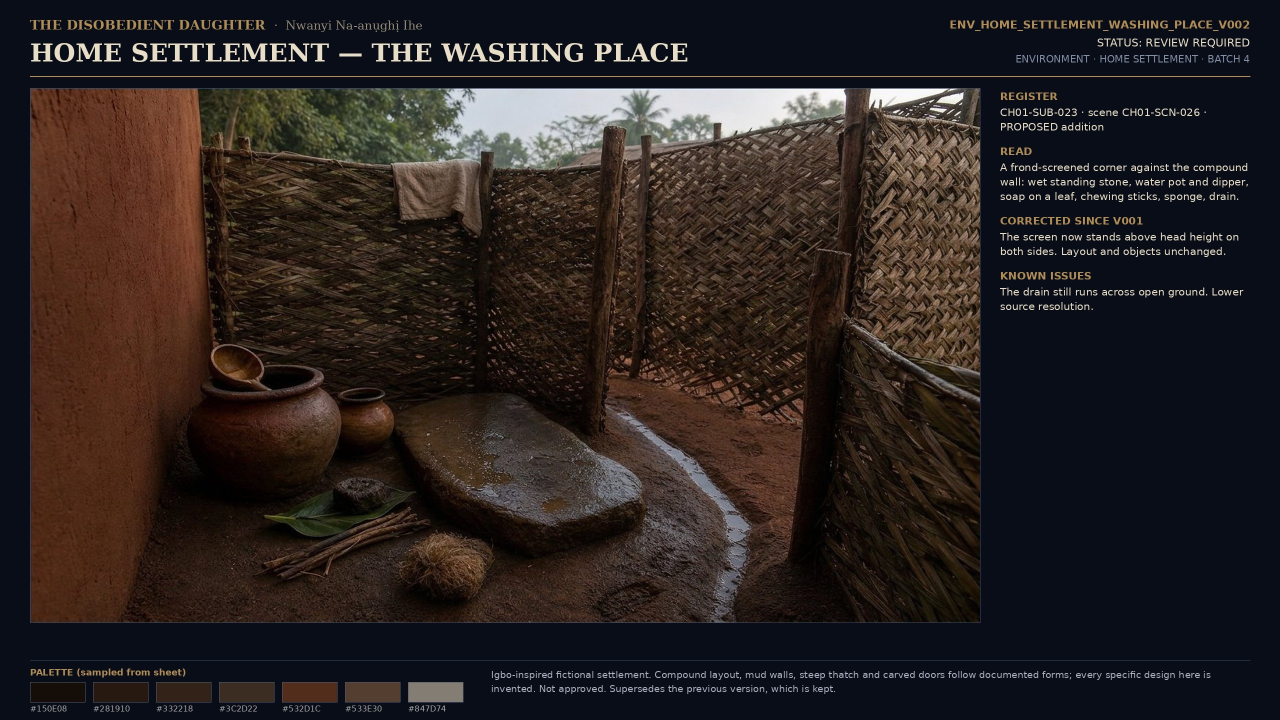
#> input picture STAGING_B1_2026-11-17/masters/ENV_HOME_SETTLEMENT_WASHING_PLACE_V002.jpg, 2560 x 1440 px, found by its file name (shown at 1/2 size)
$ python comp_wash.py
#> lines starting #> are read from the running program, lines starting #| are printed output that depends on the picture; after the words box and inside, x2 and y2 are one past the last pixel; in counts of white or black regions, pixels touching at a corner belong together; long printed decimals are rounded
from PIL import Image, ImageFilter, ImageDraw
import numpy as np

REF='work3/WASH_REF_ground.png'; GEN='work3/WASH_gen_ground.png'
MASTER='masters/ENV_HOME_SETTLEMENT_WASHING_PLACE_V002.jpg'
BOX=(760,520,1620,1092)           # crop origin in panel coords
CW,CH=860,572

panel=Image.open(MASTER).convert('RGB').crop((60,152,1960,1244))
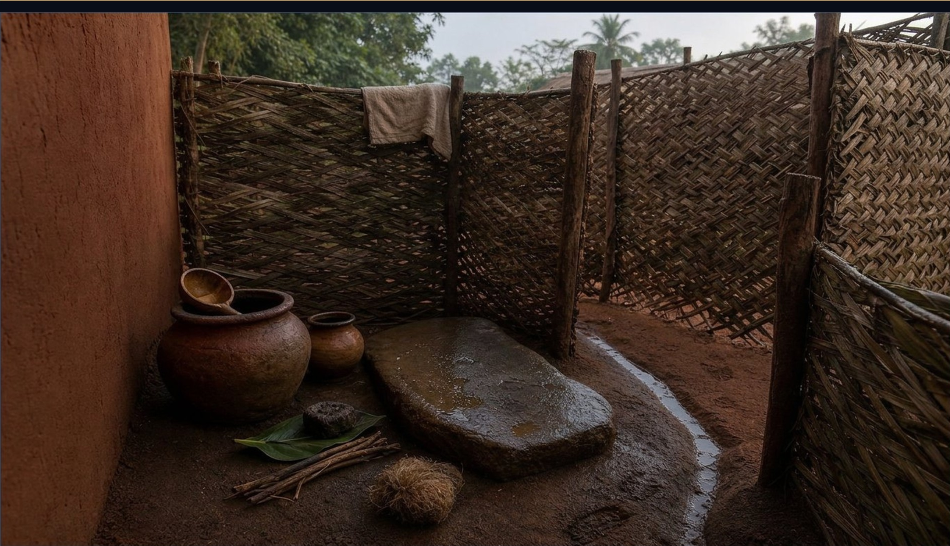
#> panel: PIL image 1900x1092 RGB (shown at 1/2 size); mean R, G, B 61.9, 46, 36.3
ref=Image.open(REF).convert('RGB')
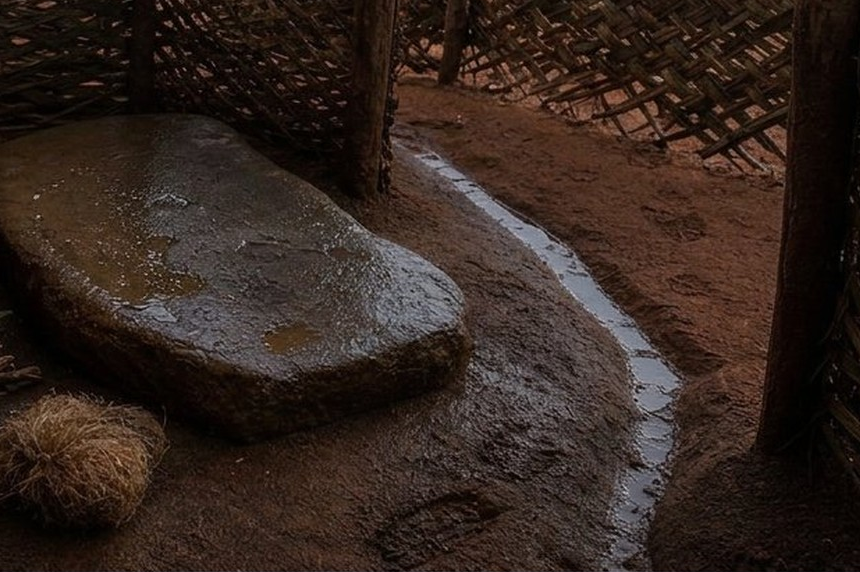
#> input picture STAGING_B1_2026-11-17/work3/WASH_REF_ground.png, 860 x 572 px, found by its file name
#> ref is the input picture: PIL image 860x572 RGB; mean R, G, B 51.1, 37.5, 31
gen=Image.open(GEN).convert('RGB').resize((CW,CH), Image.LANCZOS)
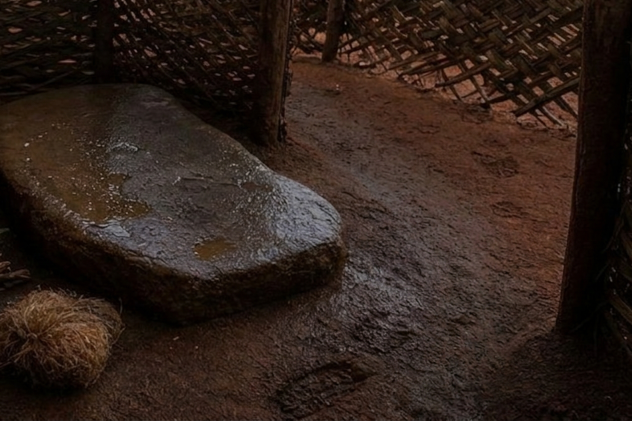
#> input picture STAGING_B1_2026-11-17/work3/WASH_gen_ground.png, 1264 x 841 px, found by its file name (shown at 1/2 size)
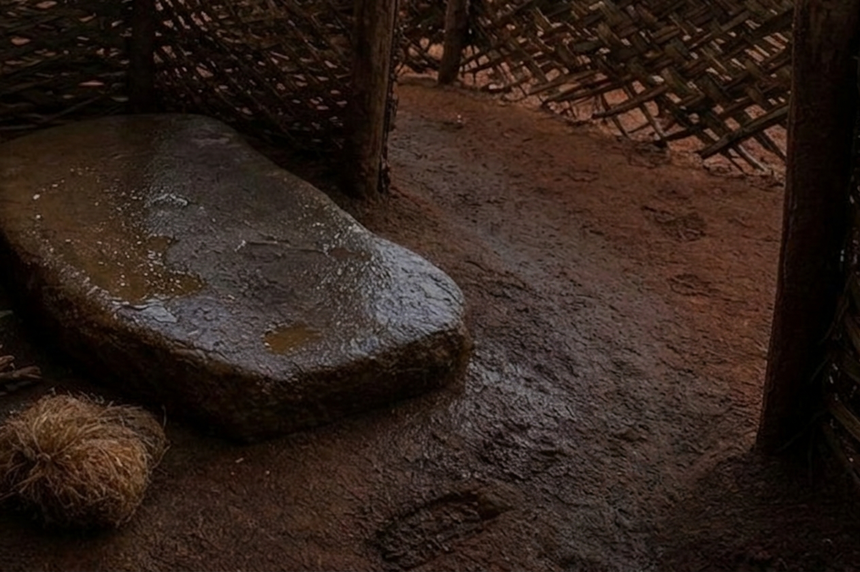
#> gen: PIL image 860x572 RGB; mean R, G, B 48.2, 33.9, 26.9

# --- tone match on ground patches away from the drain corridor
g=np.asarray(gen).astype(np.float32); r=np.asarray(ref).astype(np.float32)
px=(slice(380,560),slice(60,340))          # plain earth, left-bottom of crop
for c in range(3):
    gm=g[px][:,:,c].mean(); rm=r[px][:,:,c].mean()
    g[:,:,c]*= (rm/gm)
#> this loop made 3 passes
#> (gm, rm) on passes 1 to 3: (42.87, 45.38), (27.23, 30.05), (18.42, 20.99)
g=np.clip(g,0,255)
gen=Image.fromarray(g.astype(np.uint8))

# --- corridor mask (feathered)
# centreline measured on the V002 master (panel coords minus crop origin)
centre=[(425,132),(455,180),(490,206),(522,230),(548,254),(573,278),(597,302),(613,328),
        (630,352),(653,374),(650,398),(650,422),(655,446),(650,470),(626,494),(626,518),
        (610,542),(606,572)]
def band(pts, half):
#> called with half = 46
    left=[];right=[]
    for i,(x,y) in enumerate(pts):
        x0,y0=pts[max(0,i-1)]; x1,y1=pts[min(len(pts)-1,i+1)]
        dx,dy=x1-x0,y1-y0; L=max((dx*dx+dy*dy)**0.5,1e-6)
        nx,ny=-dy/L,dx/L
        left.append((x-nx*half, y-ny*half)); right.append((x+nx*half, y+ny*half))
    return left+right[::-1]
poly=band(centre,46)
m=Image.new('L',(CW,CH),0); ImageDraw.Draw(m).polygon([(max(0,min(CW-1,int(a))),max(0,min(CH-1,int(b)))) for a,b in poly], fill=255)
#> after `m = Image.new('L', (CW, CH), 0)`: m: PIL image 860x572 L; every value is 0
#> after `ImageDraw.Draw(m).polygon([(max(0, min(CW - 1, int(a))), max(0, min(CH`:
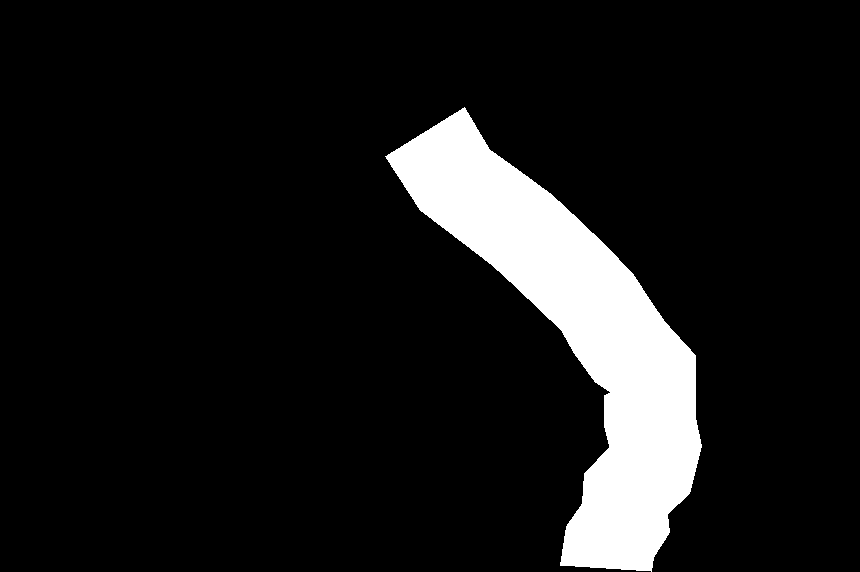
#> m: PIL image 860x572 L; 10.1% white; 1 white region, box (x1, y1, x2, y2) and area: (385, 107, 702, 572) 49834
m=m.filter(ImageFilter.GaussianBlur(22))
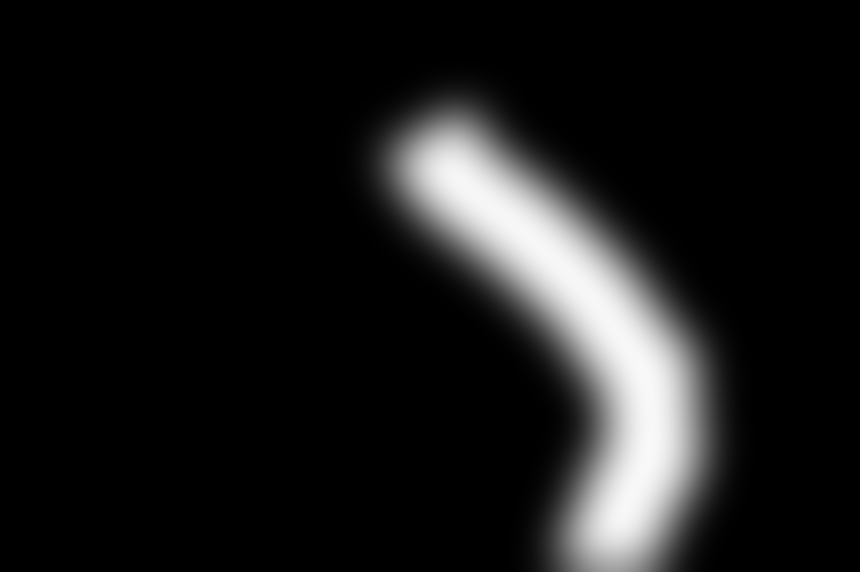
#> m: PIL image 860x572 L; min 0, max 249, mean 25.6
mp=np.asarray(m).astype(np.float32)[:,:,None]/255.0

comp=Image.composite(gen, ref, Image.fromarray((mp[:,:,0]*255).astype(np.uint8)))
panel.paste(comp, (BOX[0],BOX[1]))
panel.save('work3/WASH_V004_panel.png')
stats={'mask_px':int((mp[:,:,0]>0.02).sum()),'hard_px':int((mp[:,:,0]>0.5).sum()),
       'tone_patch_ref':r[px].mean(axis=(0,1)).round(1).tolist(),
       'tone_patch_gen_after':g[px].mean(axis=(0,1)).round(1).tolist()}
#> stats = {'mask_px': 102873, 'hard_px': 48583, 'tone_patch_ref': [45.4, 30, 21], 'tone_patch_gen_after': [45.4, 30, 21]}
print(stats)
#| {'mask_px': 102873, 'hard_px': 48583, 'tone_patch_ref': [45.400, 30.0, 21.0], 'tone_patch_gen_after': [45.400, 30.0, 21.0]}
import json; json.dump(stats, open('work3/wash_stats.json','w'), indent=1)
